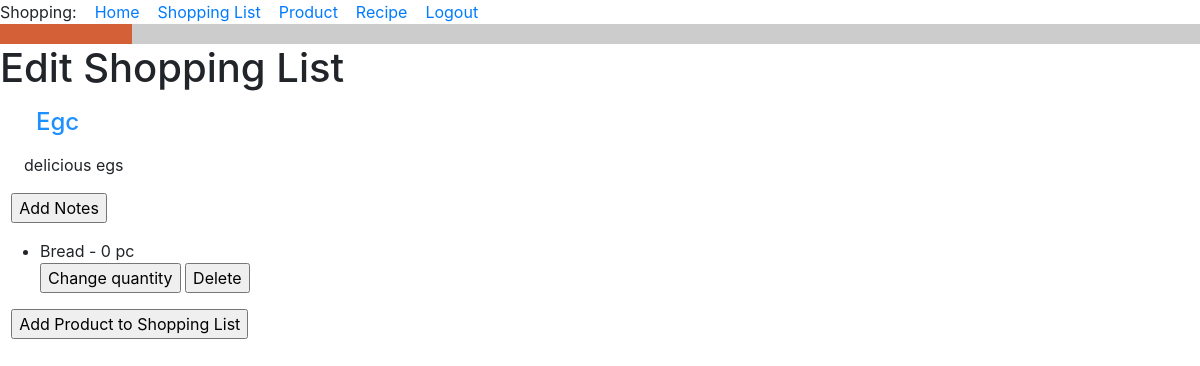
Before: /edit_shopping_list/8 (signed in) with the older database file.
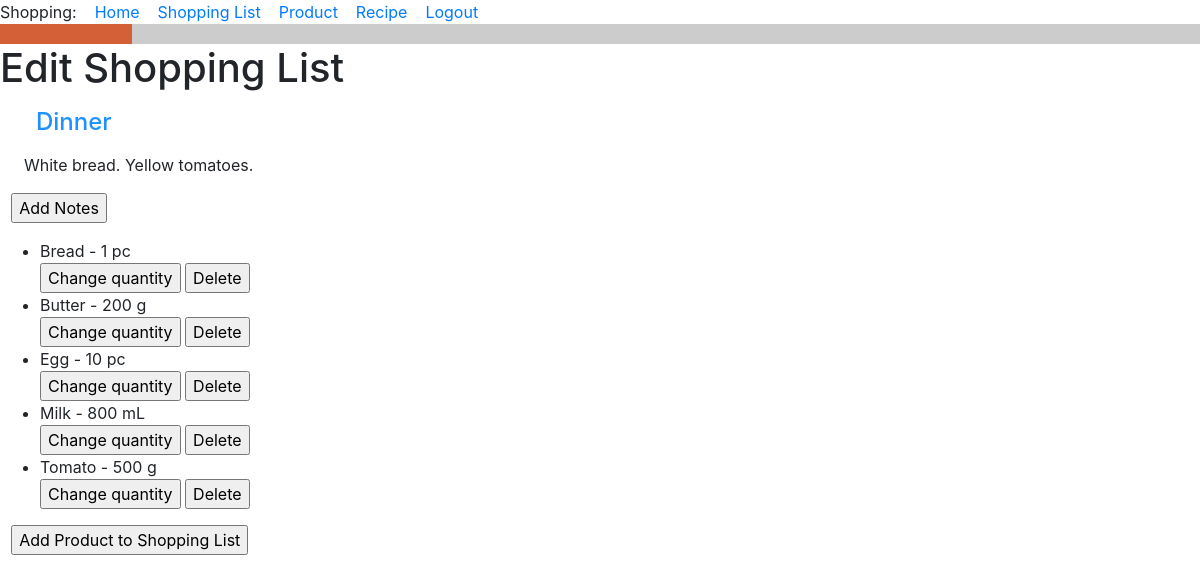
After: the same page with the newer database file.
### food_app/models.py (models this page shows, shortened)
class ShoppingList(db.Model):
    id = db.Column(db.Integer, primary_key=True)
    title = db.Column(db.String(256), default='')
    owner = db.Column(db.ForeignKey('user.id'))
    items = db.relationship('ShoppingListItem', backref='shopping_list', cascade='all, delete-orphan', passive_deletes=True)
    notes = db.Column(db.Text)
    def __str__(self):
        return f'{self.title}'.capitalize()

class ShoppingListItem(db.Model):
    id = db.Column(db.Integer, primary_key=True)
    shopping_list_id = db.Column(db.ForeignKey('shopping_list.id', ondelete='CASCADE'), nullable=False)
    product_id = db.Column(db.ForeignKey('product.id'))
    product = db.relationship('Product')
    quantity = db.Column(db.Integer, default=0)
    unit_of_measure = db.Column(db.String(120))
    is_buyed = db.Column(db.Boolean, default=False)
    def __str__(self):
        return f'{self.product} - {self.quantity} {self.unit_of_measure}'

class Product(db.Model):
    id = db.Column(db.Integer, primary_key=True)
    title = db.Column(db.String(256), index=True, unique=True, nullable=False)
    type_of_product = db.Column(db.String(120))
    unit_of_measure = db.Column(db.String(120))
    def __str__(self):
        return f'{self.title}'.capitalize()  # Big first letter only.

### food_app/routes.py (the view)
@app.route('/edit_shopping_list/<shopping_list_id>', methods=['GET', 'POST'])
@login_required
def edit_shopping_list(shopping_list_id):
    shopping_list = ShoppingList.query.filter_by(id=shopping_list_id).first()
    return render_template('edit_shopping_list.html', shopping_list=shopping_list)

### food_app/models.py (called while the page is built)
@login.user_loader
def load_user(id):
    return User.query.get(int(id))

### food_app/templates/edit_shopping_list.html (shortened to what this page needs)
{% extends "base.html" %}
{% block content %}
<h1>Edit Shopping List</h1>
<h4><div><p><p style="margin-left:1.5em"><font color="#1e90ff">{{ shopping_list }}</font></p></p></div></h4>
<div><p><p style="margin-left:1.5em">{{ shopping_list.notes }}</p></div>
<form action="{{ url_for('add_notes_to_list', shopping_list_id=shopping_list.id, shopping_list_notes=shopping_list.notes) }}">
    <p style="margin-left:0.7em"><input class="button" type="submit" value="Add Notes">
</form>
    <div><ul>  {% for item in shopping_list.items %}
        <li>{{ item }}</li>
      <head>
</head>
      <form action="{{ url_for('change_quantity_item', shopping_list_id=shopping_list.id, item_id=item.id) }}">
    <input class="button" type="submit" value="Change quantity">
</form>
<form action="{{ url_for('delete_shopping_list_item', shopping_list_id=shopping_list.id, item_id=item.id) }}">
    <input class="button" type="submit" value="Delete">
</form>
        {% endfor %}
    </ul>
    </div>
<form>
    <p style="margin-left:0.7em">
<input type="button" value="Add Product to Shopping List" onClick='location.href="http://127.0.0.1:5000/all_products"'>
    </p>
</form>
{% endblock %}

Changed rows visible on the page:
changed ShoppingList: title "Egc" → "Dinner"; notes "delicious egs" → "White bread. Yellow tomatoes."
changed ShoppingListItem: quantity+unit_of_measure "Bread - 0 pc" → "Bread - 1 pc"
now on this page (row edited): ShoppingListItem: quantity+unit_of_measure "Butter - 200 g"
added ShoppingListItem: quantity+unit_of_measure "Egg - 10 pc"
added ShoppingListItem: quantity+unit_of_measure "Milk - 800 mL"
added ShoppingListItem: quantity+unit_of_measure "Tomato - 500 g"
